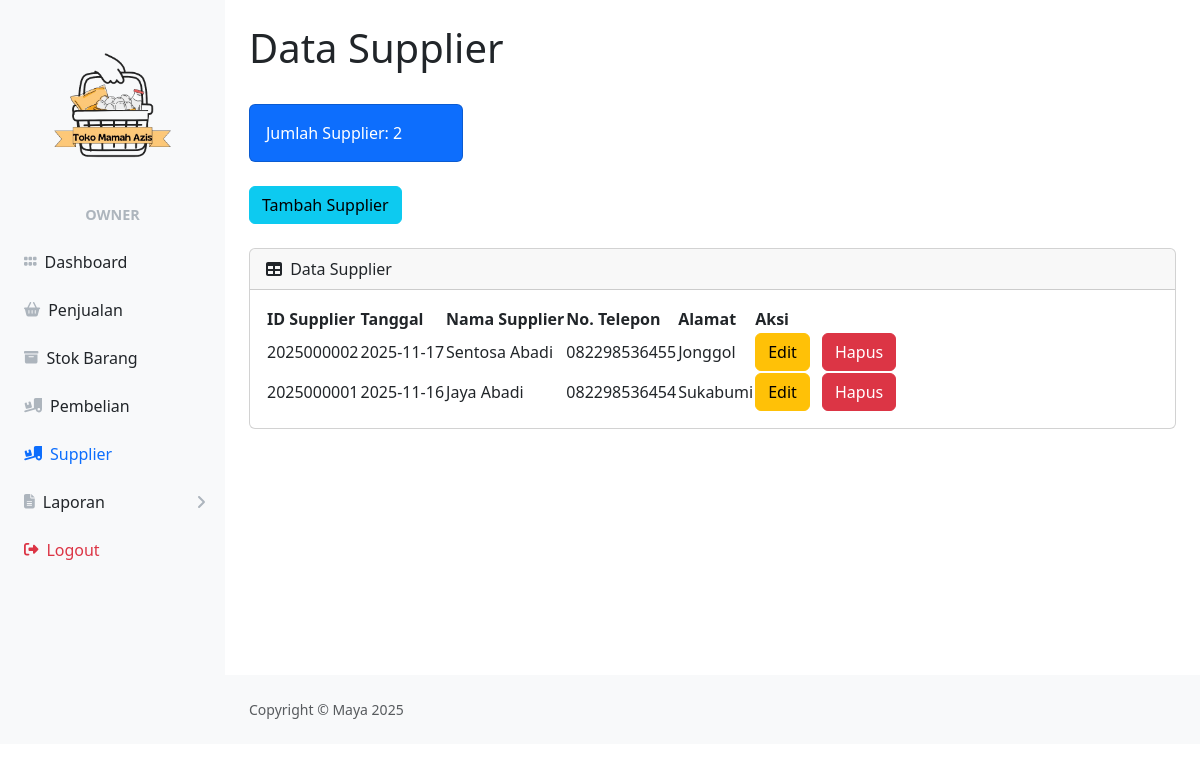
/owner/supplier_owner.php (signed in), run on the app's committed database.
### tables this page shows
CREATE TABLE `supplier` (
  `idsupplier` int(11) NOT NULL,
  `tanggal` date NOT NULL,
  `nama_supplier` varchar(255) NOT NULL,
  `no_telp` varchar(20) NOT NULL,
  `alamat_supplier` text NOT NULL
);

### owner/supplier_owner.php (the view, shortened to what this page needs)
<?php
    require '../ceklogin.php';
    $h1 = mysqli_query($c,"SELECT * FROM supplier");
    $h2 = mysqli_num_rows($h1);
    $roleName = "";
    if (isset($_SESSION['role']) && $_SESSION['role'] === 'owner' && isset($_SESSION['username_owner'])) {
        $roleName = "Owner";
    }
?>
<!DOCTYPE html>
<html lang="en">
    <head>
        <link href="https://cdn.jsdelivr.net/npm/simple-datatables@7.1.2/dist/style.min.css" rel="stylesheet" />
        <link href="../css/styles.css" rel="stylesheet" />
        <link href="https://cdn.jsdelivr.net/npm/bootstrap@5.3.3/dist/css/bootstrap.min.css" rel="stylesheet">
    </head>
    <body>
        <div id="layoutSidenav">
            <div id="layoutSidenav_nav">
                <nav class="sb-sidenav accordion sb-sidenav-light" id="sidenavAccordion">
                    <div class="sb-sidenav-menu">
                        <div class="nav">
                            <div class="sb-sidenav-menu-heading" style="margin-bottom: 4px; ">
                                <img src="../img/logo.png" alt="Logo" style="width: 160px;">
                            </div>
                            <div class="sb-sidenav-menu-heading text-center" style="padding-top: 0; margin-top: 0;">
                                <strong style="font-size: 1.2em;"><?php echo $roleName ?></strong>
                            </div>
                            <?php
                            $current_page = basename($_SERVER['PHP_SELF']);
                            $report_pages = ['laporan_owner.php', 'laporan_produk_owner.php'];
                            $is_report_active = in_array($current_page, $report_pages);
                        ?>
                        <a class="nav-link w-100 text-start ps-4 <?= ($current_page == 'index_owner.php') ? 'active' : '' ?>" href="index_owner.php">
                            <div class="sb-nav-link-icon"><i class="fas fa-grip-horizontal"></i></div>
                            Dashboard
                        </a>
                        <a class="nav-link w-100 text-start ps-4 <?= ($current_page == 'penjualan_owner.php') ? 'active' : '' ?>" href="penjualan_owner.php">
                            <div class="sb-nav-link-icon"><i class="fas fa-shopping-basket"></i></div>
                            Penjualan
                        </a>
                        <a class="nav-link w-100 text-start ps-4<?= ($current_page == 'stock_owner.php') ? 'active' : '' ?>" href="stock_owner.php">
                            <div class="sb-nav-link-icon"><i class="fas fa-archive"></i></div>
                            Stok Barang
                        </a>
                        <a class="nav-link w-100 text-start ps-4 <?= ($current_page == 'pembelian_owner.php') ? 'active' : '' ?>" href="pembelian_owner.php">
                            <div class="sb-nav-link-icon"><i class="fas fa-truck-loading"></i></div>
                            Pembelian
                        </a>
                        <a class="nav-link w-100 text-start ps-4 <?= ($current_page == 'supplier_owner.php') ? 'active' : '' ?>" href="supplier_owner.php">
                            <div class="sb-nav-link-icon"><i class="fas fa-truck-loading"></i></div>
                            Supplier
                        </a>
                        <a class="nav-link collapsed w-100 text-start ps-4 <?= $is_report_active ? 'active' : '' ?>"
                                href="#"
                                data-bs-toggle="collapse"
                                data-bs-target="#collapseLaporan"
                                aria-expanded="<?= $is_report_active ? 'true' : 'false' ?>"
                                aria-controls="collapseLaporan">
                                <div class="sb-nav-link-icon"><i class="fa-solid fa-file-lines"></i></div>
                                Laporan
                                <div class="sb-sidenav-collapse-arrow"><i class="fas fa-angle-down"></i></div>
                            </a>
                        <a class="nav-link w-100 text-start ps-4 text-danger" href="../logout.php">
                            <div class="sb-nav-link-icon"><i class="fas fa-sign-out-alt text-danger"></i></div>
                            Logout
                        </a>
                        </div>
                    </div>
                </nav>
            </div>
            <div id="layoutSidenav_content">
                <main>
                    <div class="container-fluid px-4">
                        <h1 class="mt-4">Data Supplier</h1>
                        <div class="row">
                            <div class="col-xl-3 col-md-6">
                                <div class="card bg-primary text-white mb-4">
                                    <div class="card-body">Jumlah Supplier: <?=$h2;?></div>
                                </div>
                            </div>
                        </div>
                        <button type="button" class="btn btn-info mb-4" data-bs-toggle="modal" data-bs-target="#myModal">
                            Tambah Supplier
                        </button>
                        <div class="card mb-4">
                            <div class="card-header">
                                <i class="fas fa-table me-1"></i>
                                Data Supplier
                            </div>
                            <div class="card-body">
                                <table id="datatablesSimple">
                                    <thead>
                                        <tr>
                                            <th>ID Supplier</th>
                                            <th>Tanggal</th>
                                            <th>Nama Supplier</th>
                                            <th>No. Telepon</th>
                                            <th>Alamat</th>
                                            <th>Aksi</th>
                                        </tr>
                                    </thead>
                                    <tbody>
                                    <?php
                                    $search = isset($_GET['search']) ? mysqli_real_escape_string($c, $_GET['search']) : '';
                                    if ($search != '') {
                                        $get = mysqli_query($c, "
                                            SELECT * FROM supplier
                                            WHERE nama_supplier LIKE '%$search%' OR alamat_supplier LIKE '%$search%'
                                            ORDER BY idsupplier DESC
                                        ");
                                    } else {
                                        $get = mysqli_query($c, "
                                            SELECT * FROM supplier
                                            ORDER BY idsupplier DESC
                                        ");
                                    }
                                    if (!$get) {
                                        echo "<tr><td colspan='6'>Query Error: " . mysqli_error($c) . "</td></tr>";
                                    } else {
                                        if (mysqli_num_rows($get) == 0) {
                                            echo "<tr><td colspan='6' class='text-center'>Tidak ada data supplier.</td></tr>";
                                        } else {
                                            while ($p = mysqli_fetch_array($get)) {
                                                $idsupplier = $p['idsupplier'];
                                                $tanggal = $p['tanggal'];
                                                $nama_supplier = $p['nama_supplier'];
                                                $no_telp = $p['no_telp'];
                                                $alamat_supplier = $p['alamat_supplier'];
                                    ?>
                                                <tr>
                                                    <td><?= $idsupplier; ?></td>
                                                    <td><?= $tanggal; ?></td>
                                                    <td><?= $nama_supplier; ?></td>
                                                    <td><?= $no_telp; ?></td>
                                                    <td><?= $alamat_supplier; ?></td>
                                                    <td>
                                                        <button type="button" class="btn btn-warning me-2" data-bs-toggle="modal" data-bs-target="#edit<?= $idsupplier; ?>">
                                                            Edit
                                                        </button>
                                                        <button type="button" class="btn btn-danger" data-bs-toggle="modal" data-bs-target="#delete<?= $idsupplier; ?>">
                                                            Hapus
                                                        </button>
                                                    </td>
                                                </tr>
                                    <?php
                                            }
                                        }
                                    }
                                    ?>
                                    </tbody>
                                </table>
                            </div>
                        </div>
                    </div>
                </main>
                <footer class="py-4 bg-light mt-auto">
                    <div class="container-fluid px-4">
                        <div class="d-flex align-items-center justify-content-between small">
                            <div class="text-muted">Copyright &copy; Maya 2025</div>
                        </div>
                    </div>
                </footer>
            </div>
        </div>
    </body>
</html>

### data on the page
supplier: idsupplier "2025000002", tanggal "2025-11-17", nama_supplier "Sentosa Abadi", no_telp "082298536455", alamat_supplier "Jonggol"
supplier: idsupplier "2025000001", tanggal "2025-11-16", nama_supplier "Jaya Abadi", no_telp "082298536454", alamat_supplier "Sukabumi"

### other printed values
$roleName "OWNER"
$h2 "2"
